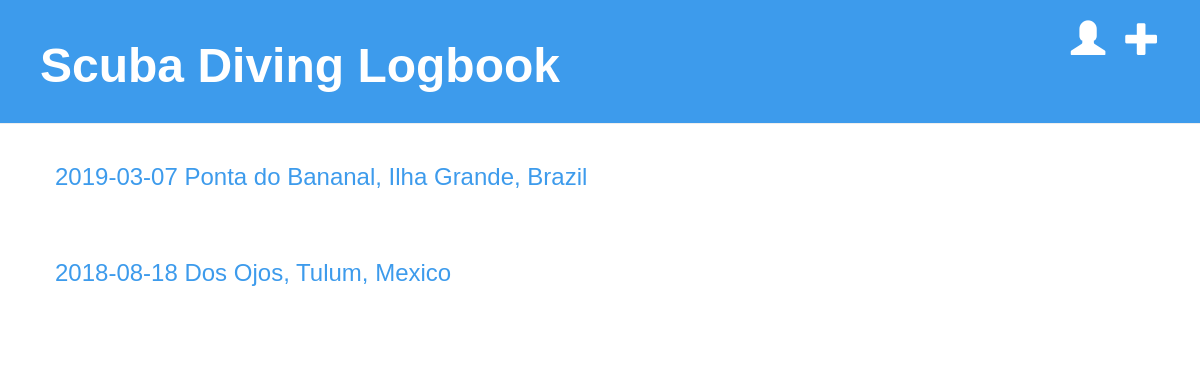
The app's page /, older data.
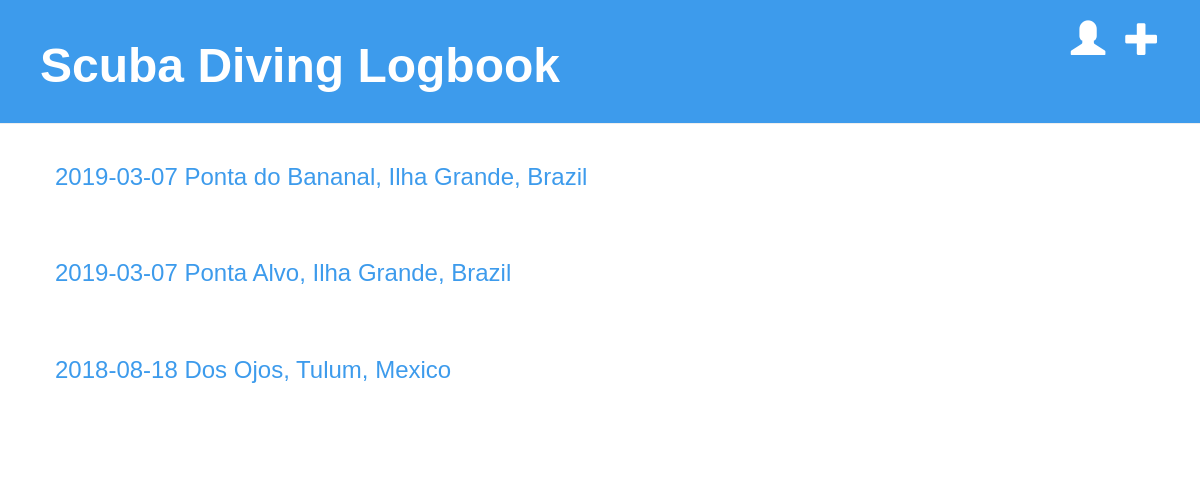
The same page, newer data.
### logbook/models.py (models this page shows)
class Dive(models.Model):
    diver = models.ForeignKey(Diver, on_delete=models.CASCADE, related_name='dives')
    location = models.CharField(max_length=100)
    date = models.DateField()
    start_time = models.TimeField()
    duration = models.DurationField()
    max_depth = models.IntegerField()
    buddy_name = models.CharField(max_length=100)
    log_text = models.TextField()
    created_date = models.DateTimeField(default=timezone.now)
    def __str__(self):
        return '%s %s' % (self.date, self.location)

### logbook/views.py (the view)
# urls.py: path('', views.dive_list, name='dive_list'),
def dive_list(request):
    dives = Dive.objects.all().order_by('-date', '-start_time')
    return render(request, 'logbook/dive_list.html', {'dives': dives})

### logbook/templates/logbook/dive_list.html
{% extends 'logbook/base.html' %}
{% block content %}
    {% for dive in dives %}
        <div class="dive">
            <h3><a href="{% url 'dive_detail' pk=dive.pk %}">{{ dive }}</a></h3>
        </div>
    {% endfor %}
{% endblock %}

### logbook/templates/logbook/base.html (shortened to what this page needs)
{% load static %}
<html>
    <head>
        <link rel="stylesheet" href="//maxcdn.bootstrapcdn.com/bootstrap/3.2.0/css/bootstrap.min.css">
        <link rel="stylesheet" href="//maxcdn.bootstrapcdn.com/bootstrap/3.2.0/css/bootstrap-theme.min.css">
        <link rel="stylesheet" href="{% static 'css/logbook.css' %}">
    </head>
    <body>
      <body>
          <div class="page-header">
              <a href="{% url 'dive_new' %}" class="top-menu"><span class="glyphicon glyphicon-plus"></span></a>
              <a href="{% url 'profile' %}" class="top-menu"><span class="glyphicon glyphicon-user"></span></a>
              <h1><a href="/">Scuba Diving Logbook</a></h1>
          </div>
          <div class="content container">
              <div class="row">
                  <div class="col-md-8">
                  {% block content %}
                  {% endblock %}
                  </div>
              </div>
          </div>
      </body>
    </body>
</html>

### logbook/static/css/logbook.css (style rules this page uses)
.page-header { background-color: #3D9BEC; margin-top: 0; padding: 20px 20px 20px 40px; }
.page-header h1, .page-header h1 a, .page-header h1 a:visited, .page-header h1 a:active { color: #ffffff; font-size: 36pt; font-weight: bold; text-decoration: none; }
.content { margin-left: 40px; }
h1 { font-family: 'Merriweather', sans-serif; }
h2, h3, h4 { font-family: 'Noto', sans-serif; }
h2 a, h3 a { color: #3D9BEC; }
.top-menu, .top-menu:hover, .top-menu:visited { color: #ffffff; float: right; font-size: 26pt; margin-right: 20px; }
.dive { margin-bottom: 70px; }

Row changes from the older to the newer data that the page shows:
added Dive: date+location "2019-03-07 Ponta Alvo, Ilha Grande, Brazil"
